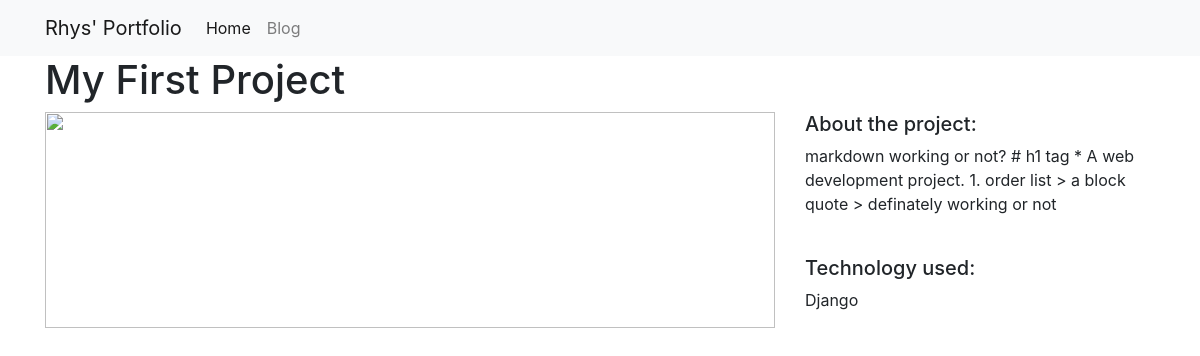
/projects/1/, run on the app's committed database.
### projects/models.py (models this page shows, shortened)
class Project(models.Model):
    title = models.CharField(max_length=100)
    description = models.TextField()
    technology = models.CharField(max_length=50)
    image = models.FilePathField(path="projects/static/img")

### projects/views.py (the view)
# urls.py: path("<int:pk>/", views.project_detail, name="project_detail"),
def project_detail(request, pk):
    project = Project.objects.get(pk=pk)
    context = {
        'project': project
    }
    return render(request, 'project_detail.html', context)

### projects/templates/project_detail.html
{% extends "base.html" %}
{% load static %}
{% block page_content %}
<h1>{{ project.title }}</h1>
<div class="row">
    <div class="col-md-8">
        <img src="{% static project.image %}" alt="" width="100%">
    </div>
    <div class="col-md-4">
        <h5>About the project:</h5>
        <p>{{ project.description }}</p>
        <br>
        <h5>Technology used:</h5>
        <p>{{ project.technology }}</p>
    </div>
</div>
{% endblock %}

### data on the page
Project: title "My First Project", description "markdown working or not? # h1 tag * A web development project. 1. order list > a block quote > definately working or not", technology "Django"
